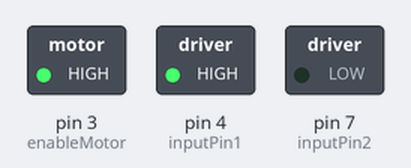
The sketch below on a simulated Arduino Uno, built with avr-gcc and run on an emulated ATmega328P. Shown: switched loads named in the sketch (green lamp = pin HIGH).

Above: at 12.8 s.
At 26.6 s:
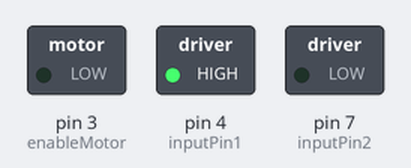
Timing chart, 0 to 40.0 s (numbered marks = the images above):
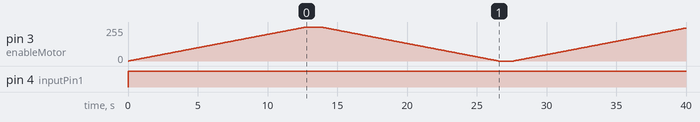

The sketch:

motorcode.ino
```cpp
// put global scope constants here
const int enableMotor = 3; // connect to enable1 (EN1) pin of L293d
const int inputPin1 = 4; // connect to IN1 pin of L293d
const int inputPin2 = 7; // connect to IN2 pin of L293d

void setup() {
  // put your setup code here, to run once:
  pinMode(enableMotor, OUTPUT);
  pinMode(inputPin1, OUTPUT);
  pinMode(inputPin2, OUTPUT);

  // initially turn off motors
  digitalWrite(inputPin1, LOW);
  digitalWrite(inputPin2, LOW);
}

void brake() {
  digitalWrite(inputPin1, LOW);
  digitalWrite(inputPin2, LOW);
}

void movefwd() {
  digitalWrite(inputPin1, HIGH);
  digitalWrite(inputPin2, LOW);
}

void movebwd() {
  digitalWrite(inputPin1, LOW);
  digitalWrite(inputPin2, HIGH);
}

void speedUpfwd() {
  movefwd();
  for (int i = 0; i < 256; i++) {
    analogWrite(enableMotor, i);
    delay(50);
  }
}

void speedUpbwd() {
  movebwd();
  for (int i = 0; i < 256; i++) {
    analogWrite(enableMotor, i);
    delay(50);
  }
}

void speedDownfwd() {
  movefwd();
  for (int i = 255; i >= 0; i--) {
    analogWrite(enableMotor, i);
    delay(50);
  }
}

void speedDownbwd() {
  movebwd();
  for (int i = 255; i >= 0; i--) {
    analogWrite(enableMotor, i);
    delay(50);
  }
}
void loop() {
  // put your main code here, to run repeatedly:
  speedUpfwd();
  delay(1000);
  speedDownfwd();
  delay(1000);

}
```

Measured:
- by itself, pin 4 (inputPin1): LOW → HIGH at 0.00 s
